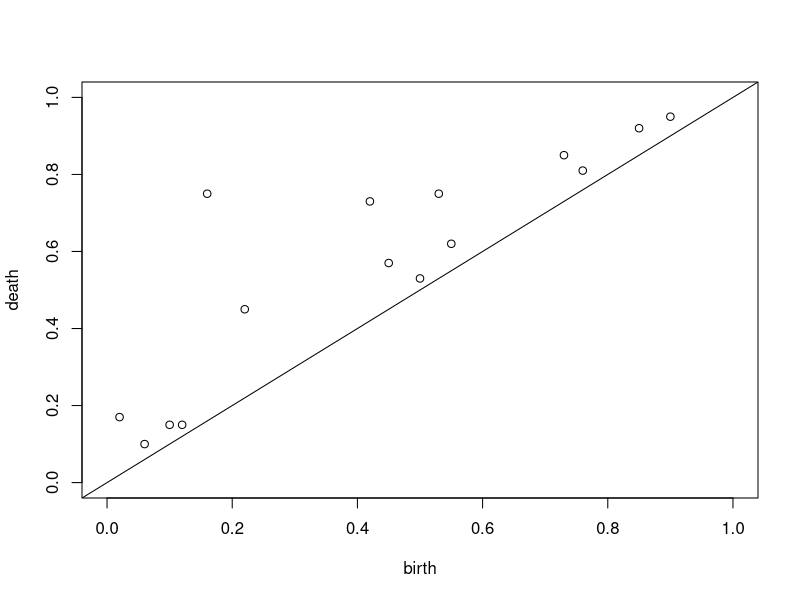
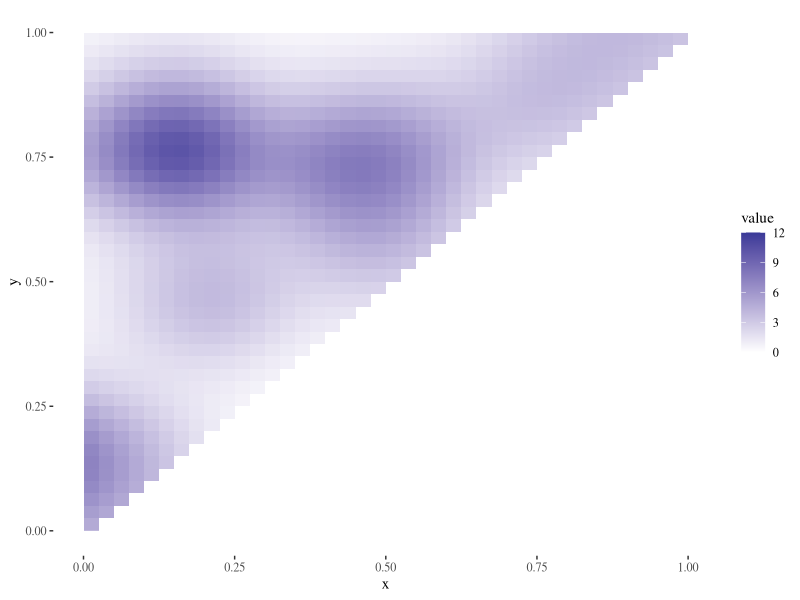
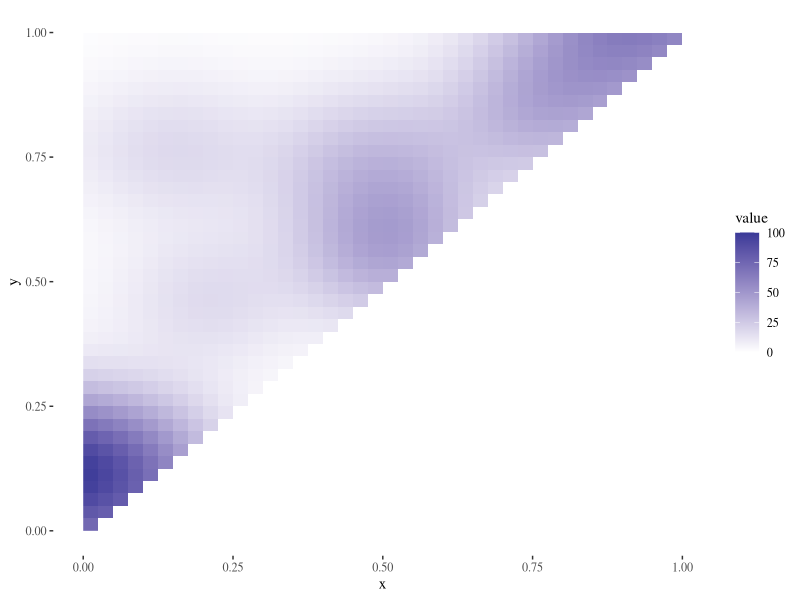

These figures' R source, in order:
library(tidyverse)
library(spatstat)
library(ggthemes)

par(mfrow=c(1,1))
##########################################################
# Representation: Persistence Image (PI)
##########################################################

# persistence diagram
birth=c(0.06,0.02,0.1,0.12,0.16,0.42,0.22,0.45,0.5,0.53,0.55,0.73,0.76,0.85,0.9)
death=c(0.1,0.17,0.15,0.15,0.75,0.73,0.45,0.57,0.53,0.75,0.62,0.85,0.81,0.92,0.95)

# plot persistence diagram
plot(birth,death,xlim=c(0,1),ylim=c(0,1))
abline(0,1)

# parameters for PI
res=40 # resolution of image: 40 by 40
range = rangex = rangey = c(0,1) # range of image

# ppp object of spatstat
pd.ppp = ppp(birth, death, rangex, rangey)

## weights
linweight = death - birth # proportional to the length
conweight = 1 # constant weight

## smoothing parameter for Gaussian smoothing function
sigma0 = 0.1

pi=density(pd.ppp,sigma=sigma0,dimyx=c(res,res),
						weights=data.frame(x=linweight,y=conweight))
## for plots
cunit=(range[2]-range[1])/(2*res)
gridx=seq(range[1]+cunit,range[2]-cunit,length.out = res)
gridy=seq(range[1]+cunit,range[2]-cunit,length.out = res)

## PI with linear weight
pi.linweight=pi$x$v
df1=data.frame(x=rep(gridx,each=res),y=rep(gridy,res),z=as.vector(pi.linweight))
dflw = df1 %>% 
	filter(y>=x) %>%
	mutate(value=case_when(
		z < 0 ~ 0,
		TRUE ~ z)
	)
ggplot(dflw,aes(x=x,y=y,fill=value))+
	geom_raster()+
	scale_fill_gradient2(limits=c( 0,12 ) ) +
	theme_tufte()

## PI with no weight
pi.noweight=pi$y$v
df2=data.frame(x=rep(gridx,each=res),y=rep(gridy,res),z=as.vector(pi.noweight))
dfnw = df2 %>% 
	filter(y>=x) %>%
	mutate(value=case_when(
		z < 0 ~ 0,
		TRUE ~ z)
	)
ggplot(dfnw,aes(x=x,y=y,fill=value))+
	geom_raster()+
	scale_fill_gradient2(limits=c( 0,100 ) ) +
	theme_tufte()
